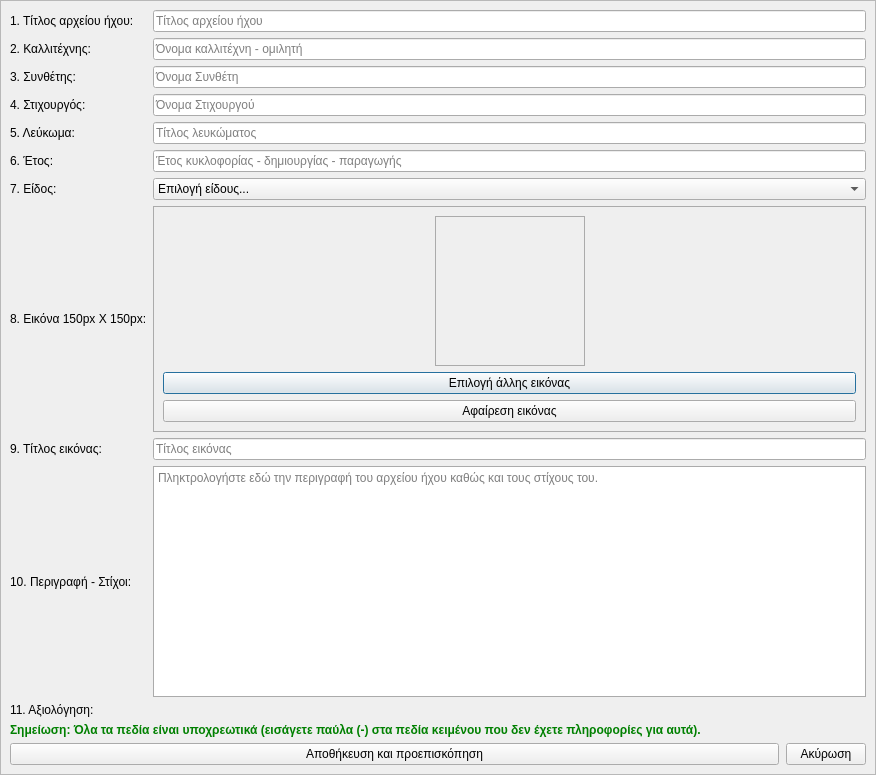
<?xml version="1.0" encoding="UTF-8"?>
<ui version="4.0">
 <class>Dialog</class>
 <widget class="QDialog" name="Dialog">
  <property name="geometry">
   <rect>
    <x>0</x>
    <y>0</y>
    <width>876</width>
    <height>775</height>
   </rect>
  </property>
  <property name="windowTitle">
   <string>Εισαγωγή αρχείου ήχου από αρχείο ήχου</string>
  </property>
  <property name="windowIcon">
   <iconset resource="../../../icons.qrc">
    <normaloff>:/rest-windows/assets/images/rest-windows/edit.png</normaloff>:/rest-windows/assets/images/rest-windows/edit.png</iconset>
  </property>
  <property name="whatsThis">
   <string>Παράθυρο εισαγωγής πληροφοριών εισαγώμενου αρχείου.</string>
  </property>
  <layout class="QGridLayout" name="gridLayout">
   <property name="leftMargin">
    <number>0</number>
   </property>
   <property name="topMargin">
    <number>0</number>
   </property>
   <property name="rightMargin">
    <number>0</number>
   </property>
   <property name="bottomMargin">
    <number>0</number>
   </property>
   <item row="0" column="0">
    <widget class="QScrollArea" name="scrollArea">
     <property name="widgetResizable">
      <bool>true</bool>
     </property>
     <widget class="QWidget" name="scrollAreaWidgetContents">
      <property name="geometry">
       <rect>
        <x>0</x>
        <y>0</y>
        <width>874</width>
        <height>773</height>
       </rect>
      </property>
      <property name="sizePolicy">
       <sizepolicy hsizetype="Ignored" vsizetype="Preferred">
        <horstretch>0</horstretch>
        <verstretch>0</verstretch>
       </sizepolicy>
      </property>
      <layout class="QGridLayout" name="gridLayout_4">
       <item row="10" column="1">
        <widget class="QFrame" name="rating_frame">
         <property name="whatsThis">
          <string>10 αστέρια αξιολόγησης (δηλαδή βαθμολογία από το 1 έως το 10)</string>
         </property>
         <property name="styleSheet">
          <string notr="true">QFrame{border:none;}</string>
         </property>
         <property name="frameShape">
          <enum>QFrame::StyledPanel</enum>
         </property>
         <property name="frameShadow">
          <enum>QFrame::Raised</enum>
         </property>
         <layout class="QHBoxLayout" name="horizontalLayout_2">
          <property name="leftMargin">
           <number>0</number>
          </property>
          <property name="topMargin">
           <number>0</number>
          </property>
          <property name="rightMargin">
           <number>0</number>
          </property>
          <property name="bottomMargin">
           <number>0</number>
          </property>
         </layout>
        </widget>
       </item>
       <item row="7" column="1">
        <widget class="QFrame" name="frame_3">
         <property name="styleSheet">
          <string notr="true">QFrame{border:1px solid #ABABAB;}</string>
         </property>
         <property name="frameShape">
          <enum>QFrame::StyledPanel</enum>
         </property>
         <property name="frameShadow">
          <enum>QFrame::Raised</enum>
         </property>
         <layout class="QGridLayout" name="gridLayout_2">
          <item row="0" column="0">
           <spacer name="horizontalSpacer">
            <property name="orientation">
             <enum>Qt::Horizontal</enum>
            </property>
            <property name="sizeHint" stdset="0">
             <size>
              <width>441</width>
              <height>20</height>
             </size>
            </property>
           </spacer>
          </item>
          <item row="0" column="1">
           <widget class="QLabel" name="image_label">
            <property name="minimumSize">
             <size>
              <width>150</width>
              <height>150</height>
             </size>
            </property>
            <property name="maximumSize">
             <size>
              <width>150</width>
              <height>150</height>
             </size>
            </property>
            <property name="whatsThis">
             <string>Εικόνα ηχητικού αρχείου</string>
            </property>
            <property name="text">
             <string/>
            </property>
            <property name="scaledContents">
             <bool>true</bool>
            </property>
           </widget>
          </item>
          <item row="0" column="2">
           <spacer name="horizontalSpacer_2">
            <property name="orientation">
             <enum>Qt::Horizontal</enum>
            </property>
            <property name="sizeHint" stdset="0">
             <size>
              <width>440</width>
              <height>20</height>
             </size>
            </property>
           </spacer>
          </item>
          <item row="1" column="0" colspan="3">
           <widget class="QPushButton" name="select_image_file_button">
            <property name="whatsThis">
             <string>Επιλέξτε κάποια διαφορετική εικόνα μέσω αυτού του κουμπιού</string>
            </property>
            <property name="text">
             <string>Επιλογή άλλης εικόνας</string>
            </property>
           </widget>
          </item>
          <item row="2" column="0" colspan="3">
           <widget class="QPushButton" name="remove_image_file">
            <property name="whatsThis">
             <string>Αφαιρέστε την επιλεγμένη εικόνα μέσω αυτού του κουμπιού</string>
            </property>
            <property name="text">
             <string>Αφαίρεση εικόνας</string>
            </property>
           </widget>
          </item>
         </layout>
        </widget>
       </item>
       <item row="12" column="0" colspan="2">
        <widget class="QFrame" name="frame">
         <property name="styleSheet">
          <string notr="true">QFrame{border:none;}</string>
         </property>
         <property name="frameShape">
          <enum>QFrame::StyledPanel</enum>
         </property>
         <property name="frameShadow">
          <enum>QFrame::Raised</enum>
         </property>
         <layout class="QHBoxLayout" name="horizontalLayout">
          <property name="spacing">
           <number>7</number>
          </property>
          <property name="leftMargin">
           <number>0</number>
          </property>
          <property name="topMargin">
           <number>0</number>
          </property>
          <property name="rightMargin">
           <number>0</number>
          </property>
          <property name="bottomMargin">
           <number>0</number>
          </property>
          <item>
           <widget class="QPushButton" name="save_and_preview">
            <property name="sizePolicy">
             <sizepolicy hsizetype="Expanding" vsizetype="Maximum">
              <horstretch>0</horstretch>
              <verstretch>0</verstretch>
             </sizepolicy>
            </property>
            <property name="minimumSize">
             <size>
              <width>0</width>
              <height>0</height>
             </size>
            </property>
            <property name="whatsThis">
             <string>Αποθήκευση ηχητικού αρχείου ήχου στην δισκοθήκη και εισαγωγή νέας εγγραφής στην βάση δεδομένων</string>
            </property>
            <property name="text">
             <string>Αποθήκευση και προεπισκόπηση</string>
            </property>
            <property name="icon">
             <iconset resource="../../../icons.qrc">
              <normaloff>:/rest-windows/assets/images/rest-windows/save.png</normaloff>:/rest-windows/assets/images/rest-windows/save.png</iconset>
            </property>
           </widget>
          </item>
          <item>
           <widget class="QPushButton" name="cancel">
            <property name="sizePolicy">
             <sizepolicy hsizetype="Minimum" vsizetype="Maximum">
              <horstretch>0</horstretch>
              <verstretch>0</verstretch>
             </sizepolicy>
            </property>
            <property name="minimumSize">
             <size>
              <width>0</width>
              <height>0</height>
             </size>
            </property>
            <property name="whatsThis">
             <string>Ακύρωση εισαγωγής αρχείου ήχου</string>
            </property>
            <property name="text">
             <string>Ακύρωση</string>
            </property>
           </widget>
          </item>
         </layout>
        </widget>
       </item>
       <item row="0" column="1">
        <widget class="QLineEdit" name="title">
         <property name="whatsThis">
          <string>Τιτλος εισαγώμενου αρχείου ο οποίος πρέπει να είναι μοναδικός</string>
         </property>
         <property name="inputMask">
          <string/>
         </property>
         <property name="dragEnabled">
          <bool>true</bool>
         </property>
         <property name="placeholderText">
          <string>Τίτλος αρχείου ήχου</string>
         </property>
         <property name="clearButtonEnabled">
          <bool>true</bool>
         </property>
        </widget>
       </item>
       <item row="0" column="0">
        <widget class="QLabel" name="label">
         <property name="text">
          <string>1. Τίτλος αρχείου ήχου:</string>
         </property>
        </widget>
       </item>
       <item row="2" column="1">
        <widget class="QLineEdit" name="composer">
         <property name="whatsThis">
          <string>Όνομα συνθέτη (αυτός που έφτιαξε την μουσική στο εισαγώμενο αρχείο)</string>
         </property>
         <property name="dragEnabled">
          <bool>true</bool>
         </property>
         <property name="placeholderText">
          <string>Όνομα Συνθέτη</string>
         </property>
         <property name="clearButtonEnabled">
          <bool>true</bool>
         </property>
        </widget>
       </item>
       <item row="1" column="1">
        <widget class="QLineEdit" name="artist">
         <property name="whatsThis">
          <string>Καλλιτέχνης εισαγώμενου αρχείου ή όνομα και επώνυμο εκφωνητή</string>
         </property>
         <property name="dragEnabled">
          <bool>true</bool>
         </property>
         <property name="placeholderText">
          <string>Όνομα καλλιτέχνη - ομιλητή</string>
         </property>
         <property name="clearButtonEnabled">
          <bool>true</bool>
         </property>
        </widget>
       </item>
       <item row="1" column="0">
        <widget class="QLabel" name="label_2">
         <property name="text">
          <string>2. Καλλιτέχνης:</string>
         </property>
        </widget>
       </item>
       <item row="3" column="0">
        <widget class="QLabel" name="label_4">
         <property name="text">
          <string>4. Στιχουργός:</string>
         </property>
        </widget>
       </item>
       <item row="2" column="0">
        <widget class="QLabel" name="label_3">
         <property name="text">
          <string>3. Συνθέτης:</string>
         </property>
        </widget>
       </item>
       <item row="4" column="1">
        <widget class="QLineEdit" name="album">
         <property name="whatsThis">
          <string>Τίτλος λευκ΄ώματος (CD Album)</string>
         </property>
         <property name="dragEnabled">
          <bool>true</bool>
         </property>
         <property name="placeholderText">
          <string>Τίτλος λευκώματος</string>
         </property>
         <property name="clearButtonEnabled">
          <bool>true</bool>
         </property>
        </widget>
       </item>
       <item row="4" column="0">
        <widget class="QLabel" name="label_5">
         <property name="text">
          <string>5. Λεύκωμα:</string>
         </property>
        </widget>
       </item>
       <item row="5" column="1">
        <widget class="QLineEdit" name="year">
         <property name="whatsThis">
          <string>Έτος (χρονιά) κατά την οποία έγινε η ηχογράφηση του αρχείου</string>
         </property>
         <property name="dragEnabled">
          <bool>true</bool>
         </property>
         <property name="placeholderText">
          <string>Έτος κυκλοφορίας - δημιουργίας - παραγωγής</string>
         </property>
         <property name="clearButtonEnabled">
          <bool>true</bool>
         </property>
        </widget>
       </item>
       <item row="5" column="0">
        <widget class="QLabel" name="label_6">
         <property name="text">
          <string>6. Έτος:</string>
         </property>
        </widget>
       </item>
       <item row="3" column="1">
        <widget class="QLineEdit" name="author">
         <property name="whatsThis">
          <string>Όνομα στιχουργού (αυτός που εμπνεύστηκε και έγραψε του στίχους του τραγουδιού)</string>
         </property>
         <property name="dragEnabled">
          <bool>true</bool>
         </property>
         <property name="placeholderText">
          <string>Όνομα Στιχουργού</string>
         </property>
         <property name="clearButtonEnabled">
          <bool>true</bool>
         </property>
        </widget>
       </item>
       <item row="7" column="0">
        <widget class="QLabel" name="label_7">
         <property name="text">
          <string>8. Εικόνα 150px X 150px:</string>
         </property>
        </widget>
       </item>
       <item row="6" column="0">
        <widget class="QLabel" name="label_11">
         <property name="text">
          <string>7. Είδος:</string>
         </property>
        </widget>
       </item>
       <item row="6" column="1">
        <widget class="QComboBox" name="genre">
         <property name="whatsThis">
          <string>Είδος μουσικής (Επιλέξτε από την λίστα εφόσον βρεθεί κατάλληλο είδος ειδάλως επιλέξτε την επιλογή &quot;Other&quot; (άλλο))</string>
         </property>
         <item>
          <property name="text">
           <string>Επιλογή είδους...</string>
          </property>
         </item>
         <item>
          <property name="text">
           <string>Blues</string>
          </property>
         </item>
         <item>
          <property name="text">
           <string>Classic rock</string>
          </property>
         </item>
         <item>
          <property name="text">
           <string>Country</string>
          </property>
         </item>
         <item>
          <property name="text">
           <string>Dance</string>
          </property>
         </item>
         <item>
          <property name="text">
           <string>Disco</string>
          </property>
         </item>
         <item>
          <property name="text">
           <string>Funk</string>
          </property>
         </item>
         <item>
          <property name="text">
           <string>Grunge</string>
          </property>
         </item>
         <item>
          <property name="text">
           <string>Hip-Hop</string>
          </property>
         </item>
         <item>
          <property name="text">
           <string>Jazz</string>
          </property>
         </item>
         <item>
          <property name="text">
           <string>Metal</string>
          </property>
         </item>
         <item>
          <property name="text">
           <string>New Age</string>
          </property>
         </item>
         <item>
          <property name="text">
           <string>Oldies</string>
          </property>
         </item>
         <item>
          <property name="text">
           <string>Other</string>
          </property>
         </item>
         <item>
          <property name="text">
           <string>Pop</string>
          </property>
         </item>
         <item>
          <property name="text">
           <string>Rhythm and Blues</string>
          </property>
         </item>
         <item>
          <property name="text">
           <string>Rap</string>
          </property>
         </item>
         <item>
          <property name="text">
           <string>Reggae</string>
          </property>
         </item>
         <item>
          <property name="text">
           <string>Rock</string>
          </property>
         </item>
         <item>
          <property name="text">
           <string>Techno</string>
          </property>
         </item>
         <item>
          <property name="text">
           <string>Industrial</string>
          </property>
         </item>
         <item>
          <property name="text">
           <string>Alternative</string>
          </property>
         </item>
         <item>
          <property name="text">
           <string>Ska</string>
          </property>
         </item>
         <item>
          <property name="text">
           <string>Death metal</string>
          </property>
         </item>
         <item>
          <property name="text">
           <string>Pranks</string>
          </property>
         </item>
         <item>
          <property name="text">
           <string>Soundtrack</string>
          </property>
         </item>
         <item>
          <property name="text">
           <string>Euro-Techno</string>
          </property>
         </item>
         <item>
          <property name="text">
           <string>Ambient</string>
          </property>
         </item>
         <item>
          <property name="text">
           <string>Trip-Hop</string>
          </property>
         </item>
         <item>
          <property name="text">
           <string>Vocal</string>
          </property>
         </item>
         <item>
          <property name="text">
           <string>Jazz &amp; Funk</string>
          </property>
         </item>
         <item>
          <property name="text">
           <string>Fusion</string>
          </property>
         </item>
         <item>
          <property name="text">
           <string>Trance</string>
          </property>
         </item>
         <item>
          <property name="text">
           <string>Classical</string>
          </property>
         </item>
         <item>
          <property name="text">
           <string>Instrumental</string>
          </property>
         </item>
         <item>
          <property name="text">
           <string>Acid</string>
          </property>
         </item>
         <item>
          <property name="text">
           <string>House</string>
          </property>
         </item>
         <item>
          <property name="text">
           <string>Game</string>
          </property>
         </item>
         <item>
          <property name="text">
           <string>Sound clip</string>
          </property>
         </item>
         <item>
          <property name="text">
           <string>Gospel</string>
          </property>
         </item>
         <item>
          <property name="text">
           <string>Noise</string>
          </property>
         </item>
         <item>
          <property name="text">
           <string>Alternative Rock</string>
          </property>
         </item>
         <item>
          <property name="text">
           <string>Bass</string>
          </property>
         </item>
         <item>
          <property name="text">
           <string>Soul</string>
          </property>
         </item>
         <item>
          <property name="text">
           <string>Punk</string>
          </property>
         </item>
         <item>
          <property name="text">
           <string>Space</string>
          </property>
         </item>
         <item>
          <property name="text">
           <string>Meditative</string>
          </property>
         </item>
         <item>
          <property name="text">
           <string>Instrumental Pop</string>
          </property>
         </item>
         <item>
          <property name="text">
           <string>Instrumental Rock</string>
          </property>
         </item>
         <item>
          <property name="text">
           <string>Ethnic</string>
          </property>
         </item>
         <item>
          <property name="text">
           <string>Gothic</string>
          </property>
         </item>
         <item>
          <property name="text">
           <string>Darkwave</string>
          </property>
         </item>
         <item>
          <property name="text">
           <string>Techno-Industrial</string>
          </property>
         </item>
         <item>
          <property name="text">
           <string>Electronic</string>
          </property>
         </item>
         <item>
          <property name="text">
           <string>Pop-Folk</string>
          </property>
         </item>
         <item>
          <property name="text">
           <string>Eurodance</string>
          </property>
         </item>
         <item>
          <property name="text">
           <string>Dream</string>
          </property>
         </item>
         <item>
          <property name="text">
           <string>Southern Rock</string>
          </property>
         </item>
         <item>
          <property name="text">
           <string>Comedy</string>
          </property>
         </item>
         <item>
          <property name="text">
           <string>Cult</string>
          </property>
         </item>
         <item>
          <property name="text">
           <string>Gangsta</string>
          </property>
         </item>
         <item>
          <property name="text">
           <string>Top 40</string>
          </property>
         </item>
         <item>
          <property name="text">
           <string>Christian Rap</string>
          </property>
         </item>
         <item>
          <property name="text">
           <string>Pop/Funk</string>
          </property>
         </item>
         <item>
          <property name="text">
           <string>Jungle</string>
          </property>
         </item>
         <item>
          <property name="text">
           <string>Native US</string>
          </property>
         </item>
         <item>
          <property name="text">
           <string>Cabaret</string>
          </property>
         </item>
         <item>
          <property name="text">
           <string>New Wave</string>
          </property>
         </item>
         <item>
          <property name="text">
           <string>Psychedelic</string>
          </property>
         </item>
         <item>
          <property name="text">
           <string>Rave</string>
          </property>
         </item>
         <item>
          <property name="text">
           <string>Show tunes</string>
          </property>
         </item>
         <item>
          <property name="text">
           <string>Trailer</string>
          </property>
         </item>
         <item>
          <property name="text">
           <string>Lo-Fi</string>
          </property>
         </item>
         <item>
          <property name="text">
           <string>Tribal</string>
          </property>
         </item>
         <item>
          <property name="text">
           <string>Acid Punk</string>
          </property>
         </item>
         <item>
          <property name="text">
           <string>Acid Jazz</string>
          </property>
         </item>
         <item>
          <property name="text">
           <string>Polka</string>
          </property>
         </item>
         <item>
          <property name="text">
           <string>Retro</string>
          </property>
         </item>
         <item>
          <property name="text">
           <string>Musical</string>
          </property>
         </item>
         <item>
          <property name="text">
           <string>Rock ’n’ Roll</string>
          </property>
         </item>
         <item>
          <property name="text">
           <string>Hard rock</string>
          </property>
         </item>
         <item>
          <property name="text">
           <string>Folk</string>
          </property>
         </item>
         <item>
          <property name="text">
           <string>Folk-Rock</string>
          </property>
         </item>
         <item>
          <property name="text">
           <string>National Folk</string>
          </property>
         </item>
         <item>
          <property name="text">
           <string>Swing</string>
          </property>
         </item>
         <item>
          <property name="text">
           <string>Fast Fusion</string>
          </property>
         </item>
         <item>
          <property name="text">
           <string>Bebop</string>
          </property>
         </item>
         <item>
          <property name="text">
           <string>Latin</string>
          </property>
         </item>
         <item>
          <property name="text">
           <string>Revival</string>
          </property>
         </item>
         <item>
          <property name="text">
           <string>Celtic</string>
          </property>
         </item>
         <item>
          <property name="text">
           <string>Bluegrass</string>
          </property>
         </item>
         <item>
          <property name="text">
           <string>Avantgarde</string>
          </property>
         </item>
         <item>
          <property name="text">
           <string>Gothic Rock</string>
          </property>
         </item>
         <item>
          <property name="text">
           <string>Progressive Rock</string>
          </property>
         </item>
         <item>
          <property name="text">
           <string>Psychedelic Rock</string>
          </property>
         </item>
         <item>
          <property name="text">
           <string>Symphonic Rock</string>
          </property>
         </item>
         <item>
          <property name="text">
           <string>Slow rock</string>
          </property>
         </item>
         <item>
          <property name="text">
           <string>Big Band</string>
          </property>
         </item>
         <item>
          <property name="text">
           <string>Chorus</string>
          </property>
         </item>
         <item>
          <property name="text">
           <string>Easy Listening</string>
          </property>
         </item>
         <item>
          <property name="text">
           <string>Acoustic</string>
          </property>
         </item>
         <item>
          <property name="text">
           <string>Humour</string>
          </property>
         </item>
         <item>
          <property name="text">
           <string>Speech</string>
          </property>
         </item>
         <item>
          <property name="text">
           <string>Chanson</string>
          </property>
         </item>
         <item>
          <property name="text">
           <string>Opera</string>
          </property>
         </item>
         <item>
          <property name="text">
           <string>Chamber music</string>
          </property>
         </item>
         <item>
          <property name="text">
           <string>Sonata</string>
          </property>
         </item>
         <item>
          <property name="text">
           <string>Symphony</string>
          </property>
         </item>
         <item>
          <property name="text">
           <string>Booty bass</string>
          </property>
         </item>
         <item>
          <property name="text">
           <string>Primus</string>
          </property>
         </item>
         <item>
          <property name="text">
           <string>Porn groove</string>
          </property>
         </item>
         <item>
          <property name="text">
           <string>Satire</string>
          </property>
         </item>
         <item>
          <property name="text">
           <string>Slow jam</string>
          </property>
         </item>
         <item>
          <property name="text">
           <string>Club</string>
          </property>
         </item>
         <item>
          <property name="text">
           <string>Tango</string>
          </property>
         </item>
         <item>
          <property name="text">
           <string>Samba</string>
          </property>
         </item>
         <item>
          <property name="text">
           <string>Folklore</string>
          </property>
         </item>
         <item>
          <property name="text">
           <string>Ballad</string>
          </property>
         </item>
         <item>
          <property name="text">
           <string>Power ballad</string>
          </property>
         </item>
         <item>
          <property name="text">
           <string>Rhythmic Soul</string>
          </property>
         </item>
         <item>
          <property name="text">
           <string>Freestyle</string>
          </property>
         </item>
         <item>
          <property name="text">
           <string>Duet</string>
          </property>
         </item>
         <item>
          <property name="text">
           <string>Punk Rock</string>
          </property>
         </item>
         <item>
          <property name="text">
           <string>Drum solo</string>
          </property>
         </item>
         <item>
          <property name="text">
           <string>A cappella</string>
          </property>
         </item>
         <item>
          <property name="text">
           <string>Euro-House</string>
          </property>
         </item>
         <item>
          <property name="text">
           <string>Dancehall</string>
          </property>
         </item>
         <item>
          <property name="text">
           <string>Goa</string>
          </property>
         </item>
         <item>
          <property name="text">
           <string>Drum &amp; Bass</string>
          </property>
         </item>
         <item>
          <property name="text">
           <string>Club-House</string>
          </property>
         </item>
         <item>
          <property name="text">
           <string>Hardcore Techno</string>
          </property>
         </item>
         <item>
          <property name="text">
           <string>Terror</string>
          </property>
         </item>
         <item>
          <property name="text">
           <string>Indie</string>
          </property>
         </item>
         <item>
          <property name="text">
           <string>BritPop</string>
          </property>
         </item>
         <item>
          <property name="text">
           <string>Negerpunk</string>
          </property>
         </item>
         <item>
          <property name="text">
           <string>Polsk Punk</string>
          </property>
         </item>
         <item>
          <property name="text">
           <string>Beat</string>
          </property>
         </item>
         <item>
          <property name="text">
           <string>Christian Gangsta Rap</string>
          </property>
         </item>
         <item>
          <property name="text">
           <string>Heavy Metal</string>
          </property>
         </item>
         <item>
          <property name="text">
           <string>Black Metal</string>
          </property>
         </item>
         <item>
          <property name="text">
           <string>Crossover</string>
          </property>
         </item>
         <item>
          <property name="text">
           <string>Contemporary Christian</string>
          </property>
         </item>
         <item>
          <property name="text">
           <string>Christian rock</string>
          </property>
         </item>
         <item>
          <property name="text">
           <string>Merengue</string>
          </property>
         </item>
         <item>
          <property name="text">
           <string>Salsa</string>
          </property>
         </item>
         <item>
          <property name="text">
           <string>Thrash Metal</string>
          </property>
         </item>
         <item>
          <property name="text">
           <string>Anime</string>
          </property>
         </item>
         <item>
          <property name="text">
           <string>Jpop</string>
          </property>
         </item>
         <item>
          <property name="text">
           <string>Synthpop</string>
          </property>
         </item>
         <item>
          <property name="text">
           <string>Abstract</string>
          </property>
         </item>
         <item>
          <property name="text">
           <string>Art Rock</string>
          </property>
         </item>
         <item>
          <property name="text">
           <string>Baroque</string>
          </property>
         </item>
         <item>
          <property name="text">
           <string>Bhangra</string>
          </property>
         </item>
         <item>
          <property name="text">
           <string>Big beat</string>
          </property>
         </item>
         <item>
          <property name="text">
           <string>Breakbeat</string>
          </property>
         </item>
         <item>
          <property name="text">
           <string>Chillout</string>
          </property>
         </item>
         <item>
          <property name="text">
           <string>Downtempo</string>
          </property>
         </item>
         <item>
          <property name="text">
           <string>Dub</string>
          </property>
         </item>
         <item>
          <property name="text">
           <string>EBM</string>
          </property>
         </item>
         <item>
          <property name="text">
           <string>Eclectic</string>
          </property>
         </item>
         <item>
          <property name="text">
           <string>Electro</string>
          </property>
         </item>
         <item>
          <property name="text">
           <string>Electroclash</string>
          </property>
         </item>
         <item>
          <property name="text">
           <string>Emo</string>
          </property>
         </item>
         <item>
          <property name="text">
           <string>Experimental</string>
          </property>
         </item>
         <item>
          <property name="text">
           <string>Garage</string>
          </property>
         </item>
         <item>
          <property name="text">
           <string>Global</string>
          </property>
         </item>
         <item>
          <property name="text">
           <string>IDM</string>
          </property>
         </item>
         <item>
          <property name="text">
           <string>Illbient</string>
          </property>
         </item>
         <item>
          <property name="text">
           <string>Industro-Goth</string>
          </property>
         </item>
         <item>
          <property name="text">
           <string>Jam Band</string>
          </property>
         </item>
         <item>
          <property name="text">
           <string>Krautrock</string>
          </property>
         </item>
         <item>
          <property name="text">
           <string>Leftfield</string>
          </property>
         </item>
         <item>
          <property name="text">
           <string>Lounge</string>
          </property>
         </item>
         <item>
          <property name="text">
           <string>Math Rock</string>
          </property>
         </item>
         <item>
          <property name="text">
           <string>New Romantic</string>
          </property>
         </item>
         <item>
          <property name="text">
           <string>Nu-Breakz</string>
          </property>
         </item>
         <item>
          <property name="text">
           <string>Post-Punk</string>
          </property>
         </item>
         <item>
          <property name="text">
           <string>Post-Rock</string>
          </property>
         </item>
         <item>
          <property name="text">
           <string>Psytrance</string>
          </property>
         </item>
         <item>
          <property name="text">
           <string>Shoegaze</string>
          </property>
         </item>
         <item>
          <property name="text">
           <string>Space Rock</string>
          </property>
         </item>
         <item>
          <property name="text">
           <string>Trop Rock</string>
          </property>
         </item>
         <item>
          <property name="text">
           <string>World Music</string>
          </property>
         </item>
         <item>
          <property name="text">
           <string>Neoclassical</string>
          </property>
         </item>
         <item>
          <property name="text">
           <string>Audiobook</string>
          </property>
         </item>
         <item>
          <property name="text">
           <string>Audio theatre</string>
          </property>
         </item>
         <item>
          <property name="text">
           <string>Neue Deutsche Welle</string>
          </property>
         </item>
         <item>
          <property name="text">
           <string>Podcast</string>
          </property>
         </item>
         <item>
          <property name="text">
           <string>Indie-Rock</string>
          </property>
         </item>
         <item>
          <property name="text">
           <string>G-Funk</string>
          </property>
         </item>
         <item>
          <property name="text">
           <string>Dubstep</string>
          </property>
         </item>
         <item>
          <property name="text">
           <string>Garage Rock</string>
          </property>
         </item>
         <item>
          <property name="text">
           <string>Psybient</string>
          </property>
         </item>
        </widget>
       </item>
       <item row="8" column="0">
        <widget class="QLabel" name="label_8">
         <property name="text">
          <string>9. Τίτλος εικόνας:</string>
         </property>
        </widget>
       </item>
       <item row="9" column="0">
        <widget class="QLabel" name="label_9">
         <property name="text">
          <string>10. Περιγραφή - Στίχοι:</string>
         </property>
        </widget>
       </item>
       <item row="8" column="1">
        <widget class="QLineEdit" name="image_title">
         <property name="whatsThis">
          <string>Τιτλος εικόνας (συνήθως ίδιος με τον τίτλο του αρχείου ήχου)</string>
         </property>
         <property name="dragEnabled">
          <bool>true</bool>
         </property>
         <property name="placeholderText">
          <string>Τίτλος εικόνας</string>
         </property>
         <property name="clearButtonEnabled">
          <bool>true</bool>
         </property>
        </widget>
       </item>
       <item row="9" column="1">
        <widget class="QPlainTextEdit" name="description">
         <property name="whatsThis">
          <string>Περιγράφη του τι περιέχει το αρχείο ήχου (μπορείτε να γράψετε τους στίχους, τα λόγια της ομιλίας ή ό,τι κρίνετε εσείς απαραίτητο)</string>
         </property>
         <property name="styleSheet">
          <string notr="true">QFrame{border:1px solid #ABABAB;}</string>
         </property>
         <property name="documentTitle">
          <string/>
         </property>
         <property name="placeholderText">
          <string>Πληκτρολογήστε εδώ την περιγραφή του αρχείου ήχου καθώς και τους στίχους του.</string>
         </property>
        </widget>
       </item>
       <item row="10" column="0">
        <widget class="QLabel" name="label_10">
         <property name="text">
          <string>11. Αξιολόγηση:</string>
         </property>
        </widget>
       </item>
       <item row="11" column="0" colspan="2">
        <widget class="QLabel" name="label_12">
         <property name="styleSheet">
          <string notr="true">QLabel{
	font-weight:bold;
	color:green;
}</string>
         </property>
         <property name="text">
          <string>Σημείωση: Όλα τα πεδία είναι υποχρεωτικά (εισάγετε παύλα (-) στα πεδία κειμένου που δεν έχετε πληροφορίες για αυτά).</string>
         </property>
        </widget>
       </item>
      </layout>
     </widget>
    </widget>
   </item>
  </layout>
 </widget>
 <tabstops>
  <tabstop>scrollArea</tabstop>
  <tabstop>title</tabstop>
  <tabstop>artist</tabstop>
  <tabstop>composer</tabstop>
  <tabstop>author</tabstop>
  <tabstop>album</tabstop>
  <tabstop>year</tabstop>
  <tabstop>genre</tabstop>
  <tabstop>select_image_file_button</tabstop>
  <tabstop>remove_image_file</tabstop>
  <tabstop>image_title</tabstop>
  <tabstop>description</tabstop>
  <tabstop>save_and_preview</tabstop>
  <tabstop>cancel</tabstop>
 </tabstops>
 <resources>
  <include location="../../../icons.qrc"/>
 </resources>
 <connections/>
</ui>
